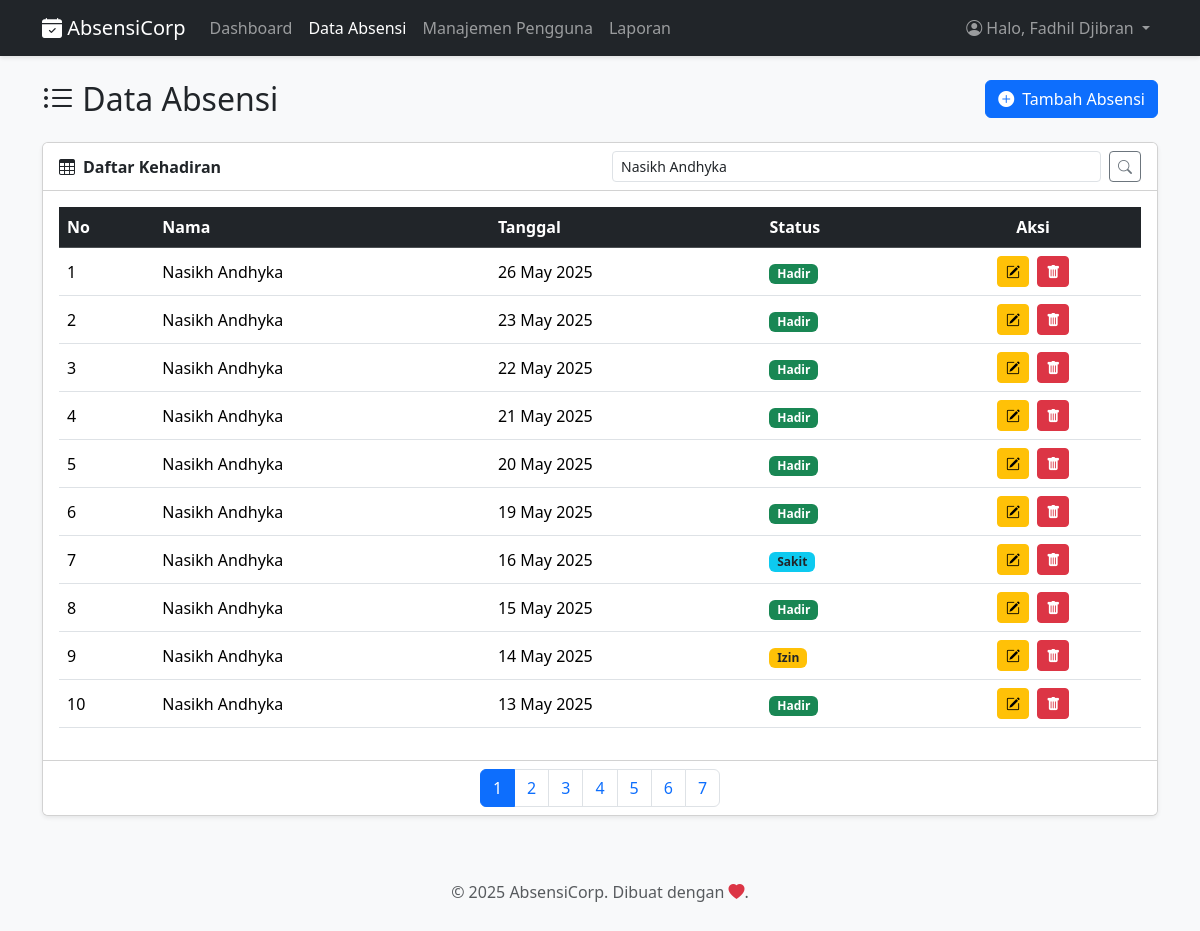
The page /pages/index.php?cari=Nasikh Andhyka (signed in) on the database its author committed.
### tables this page shows
CREATE TABLE `absensi` (
  `id` int(11) NOT NULL,
  `user_id` int(11) NOT NULL,
  `nama` varchar(100) NOT NULL,
  `tanggal` date NOT NULL,
  `status` enum('Hadir','Izin','Sakit','Alpha') NOT NULL
);

### pages/index.php (the view, shortened to what this page needs)
<?php
require_once '../config/config.php';
$batas = 10;
$halaman = isset($_GET['halaman']) ? (int)$_GET['halaman'] : 1;
$mulai = ($halaman - 1) * $batas;
$cari = isset($_GET['cari']) ? $_GET['cari'] : '';
$where_parts = [];
$params = [];
$types = '';
if (!empty($cari)) {
    $where_parts[] = "absensi.nama LIKE ?";
    $search_term = "%" . $cari . "%";
    $params[] = &$search_term;
    $types .= 's';
}
$where_clause = '';
if (!empty($where_parts)) {
    $where_clause = ' WHERE ' . implode(' AND ', $where_parts);
}
$base_sql = "SELECT absensi.*, users.username FROM absensi LEFT JOIN users ON absensi.user_id = users.id" . $where_clause . " ORDER BY absensi.tanggal DESC, absensi.id DESC LIMIT ?, ?";
$params_for_data_query = $params;
$params_for_data_query[] = &$mulai;
$params_for_data_query[] = &$batas;
$types_for_data_query = $types . 'ii';
$stmt = $conn->prepare($base_sql);
if (!empty($params_for_data_query)) {
    $stmt->bind_param($types_for_data_query, ...$params_for_data_query);
}
$stmt->execute();
$result = $stmt->get_result();
$count_sql = "SELECT COUNT(absensi.id) AS total FROM absensi" . $where_clause;
$count_stmt = $conn->prepare($count_sql);
if(!empty($params)) {
     $count_stmt->bind_param($types, ...$params);
}
$count_stmt->execute();
$total = $count_stmt->get_result()->fetch_assoc()['total'];
$jumlahHalaman = ceil($total / $batas);
include '../includes/header.php';
?>
<div class="d-flex justify-content-between align-items-center mb-4">
    <h2 class="m-0"><i class="bi bi-list-ul"></i> Data Absensi</h2>
    <?php if ($_SESSION['role'] == 'admin'): ?>
        <a href="tambah.php" class="btn btn-primary"><i class="bi bi-plus-circle-fill me-2"></i>Tambah Absensi</a>
    <?php endif; ?>
</div>
<div class="card shadow-sm">
    <div class="card-header bg-white">
        <div class="row align-items-center">
            <div class="col-md-6"><strong><i class="bi bi-table me-2"></i>Daftar Kehadiran</strong></div>
            <div class="col-md-6">
                <form method="GET" class="d-flex">
                    <input type="text" name="cari" class="form-control form-control-sm me-2" placeholder="Cari nama..." value="<?= htmlspecialchars($cari) ?>">
                    <button type="submit" class="btn btn-sm btn-outline-secondary"><i class="bi bi-search"></i></button>
                </form>
            </div>
        </div>
    </div>
    <div class="card-body">
        <div class="table-responsive">
            <table class="table table-hover align-middle">
                <thead class="table-dark">
                    <tr>
                        <th>No</th>
                        <th>Nama</th>
                        <th>Tanggal</th>
                        <th>Status</th>
                        <th class="text-center">Aksi</th>
                    </tr>
                </thead>
                <tbody>
                    <?php
                    $no = $mulai + 1;
                    if ($result->num_rows > 0) {
                        while ($row = $result->fetch_assoc()) {
                            $status_color = 'secondary';
                            if ($row['status'] == 'Hadir') $status_color = 'success';
                            if ($row['status'] == 'Izin') $status_color = 'warning text-dark';
                            if ($row['status'] == 'Sakit') $status_color = 'info text-dark';
                            echo "<tr>
                                <td>{$no}</td>
                                <td>" . htmlspecialchars($row['nama']) . "</td>
                                <td>" . date('d F Y', strtotime($row['tanggal'])) . "</td>
                                <td><span class='badge bg-{$status_color}'>" . htmlspecialchars($row['status']) . "</span></td>
                                <td class='text-center'>";
                                if ($_SESSION['role'] == 'admin') {
                                    echo "<a href='edit.php?id={$row['id']}' class='btn btn-warning btn-sm me-1'><i class='bi bi-pencil-square'></i></a>
                                          <button type='button' class='btn btn-danger btn-sm delete-btn' data-bs-toggle='modal' data-bs-target='#deleteModal' data-id='{$row['id']}' data-nama='" . htmlspecialchars($row['nama']) . "'>
                                              <i class='bi bi-trash-fill'></i>
                                          </button>";
                                } else { echo "-"; }
                                echo "</td>
                            </tr>";
                            $no++;
                        }
                    } else { echo "<tr><td colspan='5' class='text-center text-muted'>Tidak ada data.</td></tr>"; }
                    ?>
                </tbody>
            </table>
        </div>
    </div>
    <div class="card-footer bg-white">
        <?php if($total > $batas): ?>
        <nav>
            <ul class="pagination justify-content-center m-0">
                <?php for ($i = 1; $i <= $jumlahHalaman; $i++): ?>
                    <li class="page-item <?= ($i == $halaman) ? 'active' : '' ?>">
                        <a class="page-link" href="?halaman=<?= $i ?>&cari=<?= urlencode($cari) ?>"><?= $i ?></a>
                    </li>
                <?php endfor; ?>
            </ul>
        </nav>
        <?php endif; ?>
    </div>
</div>
<?php include '../includes/footer.php'; ?>

### includes/header.php (style rules this page uses)
body { background-color: #f8f9fa; }

### rows shown on the page
absensi: nama "Nasikh Andhyka", tanggal "26 May 2025", status "Hadir"
absensi: nama "Nasikh Andhyka", tanggal "23 May 2025", status "Hadir"
absensi: nama "Nasikh Andhyka", tanggal "22 May 2025", status "Hadir"
absensi: nama "Nasikh Andhyka", tanggal "21 May 2025", status "Hadir"
absensi: nama "Nasikh Andhyka", tanggal "20 May 2025", status "Hadir"
absensi: nama "Nasikh Andhyka", tanggal "19 May 2025", status "Hadir"
absensi: nama "Nasikh Andhyka", tanggal "16 May 2025", status "Sakit"
absensi: nama "Nasikh Andhyka", tanggal "15 May 2025", status "Hadir"
absensi: nama "Nasikh Andhyka", tanggal "14 May 2025", status "Izin"
absensi: nama "Nasikh Andhyka", tanggal "13 May 2025", status "Hadir"

### other values the page prints
$_SESSION['username'] "Fadhil Djibran"
